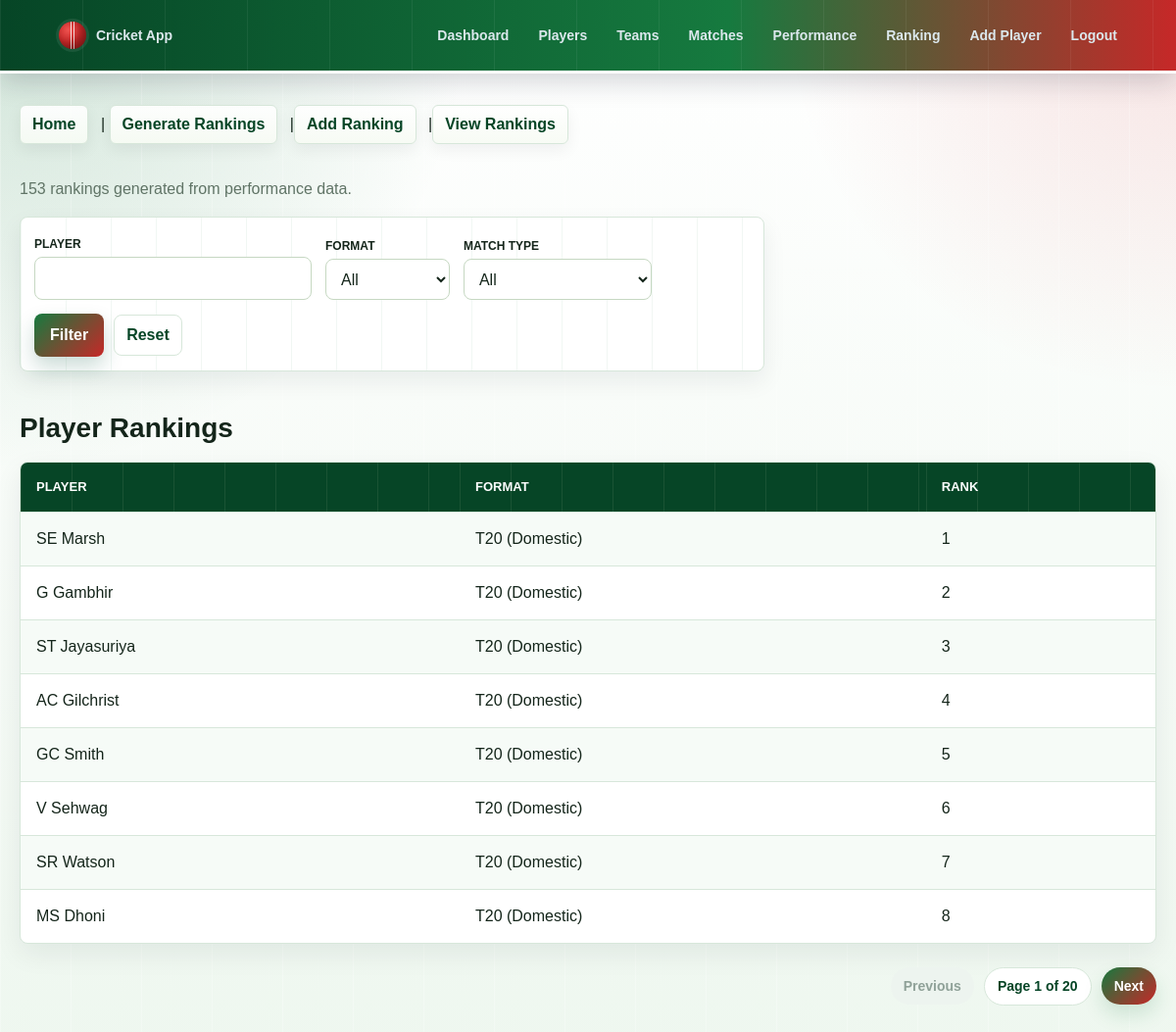
The page /myapp/ranking/view.php?generated=153 (signed in) on the database its author committed.
### tables this page shows
CREATE TABLE `Ranking` (
  `ranking_id` int(11) NOT NULL,
  `format` varchar(20) DEFAULT NULL,
  `rank_position` int(11) DEFAULT NULL,
  `player_id` int(11) DEFAULT NULL
);

CREATE TABLE `Player` (
  `player_id` int(11) NOT NULL,
  `name` varchar(50) DEFAULT NULL,
  `country` varchar(50) DEFAULT NULL,
  `role` varchar(50) DEFAULT NULL
);

### myapp/ranking/view.php (the view, shortened to what this page needs)
<?php include('../header.php'); ?>
<?php
include('../config/db.php');
include('../pagination.php');
$playerSearch = isset($_GET['player']) ? trim($_GET['player']) : "";
$whereSQL = "";
$perPage = 8;
$page = isset($_GET['page']) ? max(1, (int)$_GET['page']) : 1;
$offset = ($page - 1) * $perPage;
$result = $conn->query("
SELECT r.rank_position, r.format, p.name
FROM Ranking r
JOIN Player p ON r.player_id = p.player_id
$whereSQL
ORDER BY r.format, r.rank_position
LIMIT $perPage OFFSET $offset
");
?>
<a href="../index.php">Home</a> |
<?php if ($isAdmin) { ?><a href="auto.php">Generate Rankings</a> |<a href="add.php">Add Ranking</a> |<?php } ?>
<a href="view.php">View Rankings</a>
<?php if (isset($_GET['generated'])) { ?>
    <p><?php echo (int)$_GET['generated']; ?> rankings generated from performance data.</p>
<?php } ?>
<form class="filter-bar" method="GET">
    <div class="filter-field search-field">
        <label for="player">Player</label>
        <input id="player" type="search" name="player" value="<?php echo htmlspecialchars($playerSearch); ?>">
    </div>
    <div class="filter-field">
        <label for="format_filter">Format</label>
        <select id="format_filter" name="format">
            <option value="">All</option>
        </select>
    </div>
    <div class="filter-field">
        <label for="type_filter">Match Type</label>
        <select id="type_filter" name="type">
            <option value="">All</option>
        </select>
    </div>
    <div class="filter-actions">
        <input type="submit" value="Filter">
        <a href="view.php">Reset</a>
    </div>
</form>
<br>
<h2>Player Rankings</h2>
<table border="1" cellpadding="10">
<tr>
    <th>Player</th>
    <th>Format</th>
    <th>Rank</th>
</tr>
<?php
while ($row = $result->fetch_assoc()) {
    echo "<tr>";
    echo "<td>".$row['name']."</td>";
    echo "<td>".$row['format']."</td>";
    echo "<td>".$row['rank_position']."</td>";
    echo "</tr>";
}
?>
</table>
<?php include('../footer.php'); ?>

### myapp/style.css (style rules this page uses)
:root { --bg: #eef7ef; --panel: #ffffff; --panel-soft: #f6fbf7; --ink: #14251a; --muted: #607466; --line: #d7e7da; --brand: #167a3f; --brand-dark: #064526; --brand-soft: #e5f7e9; --pitch: #2f9b55; --pitch-dark: #0d5d32; --ball: #c62828; --ball-dark: #8b1515; --cream: #ffffff; --accent: #c62828; --danger: #b71c1c; --shadow: 0 18px 45px rgba(15, 23, 42, 0.1); --shadow-soft: 0 10px 28px rgba(15, 23, 42, 0.07); }
* { box-sizing: border-box; }
html { min-height: 100%; }
body { margin: 0; min-height: 100vh; color: var(--ink); font-family: Arial, Helvetica, sans-serif; line-height: 1.5; background: linear-gradient(90deg, rgba(255, 255, 255, 0.24) 1px, transparent 1px), radial-gradient(circle at top left, rgba(22, 122, 63, 0.2), transparent 30rem), radial-gradient(circle at top right, rgba(198, 40, 40, 0.13), transparent 25rem), linear-gradient(180deg, #ffffff 0%, var(--bg) 100%); background-size: 72px 72px, auto, auto, auto; }
h1, h2 { margin: 0 0 18px; color: var(--ink); line-height: 1.15; }
h2 { font-size: clamp(20px, 2.4vw, 28px); }
p { color: var(--muted); }
a { color: var(--brand); font-weight: 700; text-decoration: none; }
.page-shell > hr + a, .page-shell > hr + a + a, .page-shell > hr + a + a + a, .page-shell > hr + a + a + a + a { display: inline-flex; align-items: center; min-height: 36px; margin: 0 8px 18px 0; padding: 7px 12px; border: 1px solid var(--line); border-radius: 6px; color: var(--brand-dark); background: linear-gradient(180deg, rgba(255, 255, 255, 0.92), rgba(247, 251, 244, 0.92)); box-shadow: 0 6px 16px rgba(15, 23, 42, 0.06); }
form { width: min(100%, 460px); margin: 0 0 24px; padding: 22px; border: 1px solid var(--line); border-radius: 8px; background: rgba(255, 255, 255, 0.92); box-shadow: var(--shadow); }
form[method="GET"] { width: min(100%, 760px); display: flex; align-items: end; gap: 14px; flex-wrap: wrap; box-shadow: 0 10px 25px rgba(15, 23, 42, 0.07); }
.filter-bar { width: 100%; display: grid; grid-template-columns: minmax(220px, 1.4fr) repeat(3, minmax(140px, 1fr)) auto; gap: 12px; align-items: end; margin: 0 0 18px; padding: 14px; border: 1px solid var(--line); border-radius: 8px; background: linear-gradient(90deg, rgba(22, 122, 63, 0.06) 1px, transparent 1px), #ffffff; background-size: 46px 100%, auto; box-shadow: none; }
.filter-field label { margin-bottom: 4px; font-size: 12px; text-transform: uppercase; }
.filter-field input, .filter-field select { margin: 0; }
.filter-actions { display: flex; align-items: center; gap: 10px; }
.filter-actions input[type="submit"] { min-height: 42px; margin: 0; }
.filter-actions a { display: inline-flex; align-items: center; min-height: 42px; padding: 8px 12px; border: 1px solid var(--line); border-radius: 8px; color: var(--brand-dark); background: #ffffff; }
label { display: inline-block; margin-bottom: 6px; color: var(--ink); font-weight: 700; }
input, select { width: 100%; min-height: 42px; margin: 6px 0 16px; padding: 9px 11px; border: 1px solid #c6d8c2; border-radius: 8px; color: var(--ink); background: #ffffff; font: inherit; }
button, input[type="submit"] { width: auto; min-height: 42px; margin: 4px 0 0; padding: 10px 16px; border: 0; border-radius: 8px; color: #ffffff; background: linear-gradient(135deg, var(--brand), var(--ball)); cursor: pointer; font-weight: 800; box-shadow: 0 10px 20px rgba(17, 97, 73, 0.22); }
table { width: 100%; margin: 8px 0 24px; border-collapse: separate; border-spacing: 0; overflow: hidden; border: 1px solid var(--line); border-radius: 8px; background: var(--panel); box-shadow: var(--shadow-soft); }
th, td { padding: 15px 16px; border: 0; border-bottom: 1px solid var(--line); text-align: left; vertical-align: middle; }
th { color: #ffffff; background: linear-gradient(90deg, rgba(255, 247, 220, 0.08) 1px, transparent 1px), #064526; background-size: 52px 100%, auto; font-size: 13px; letter-spacing: 0; text-transform: uppercase; }
tr:nth-child(even) td { background: var(--panel-soft); }
tr:last-child td { border-bottom: 0; }

### rows shown on the page
ranking: player.name "SE Marsh", format "T20 (Domestic)", rank_position "1"
ranking: player.name "G Gambhir", format "T20 (Domestic)", rank_position "2"
ranking: player.name "ST Jayasuriya", format "T20 (Domestic)", rank_position "3"
ranking: player.name "AC Gilchrist", format "T20 (Domestic)", rank_position "4"
ranking: player.name "GC Smith", format "T20 (Domestic)", rank_position "5"
ranking: player.name "V Sehwag", format "T20 (Domestic)", rank_position "6"
ranking: player.name "SR Watson", format "T20 (Domestic)", rank_position "7"
ranking: player.name "MS Dhoni", format "T20 (Domestic)", rank_position "8"

### other values the page prints
$_GET['generated'] "153"
$currentPage "1"
$totalPages "20"
